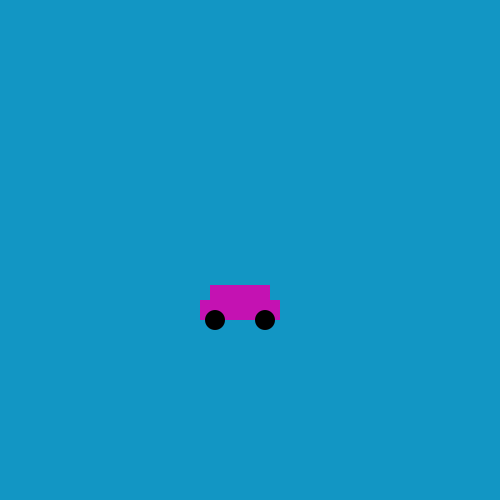
Frame 1 (no input)
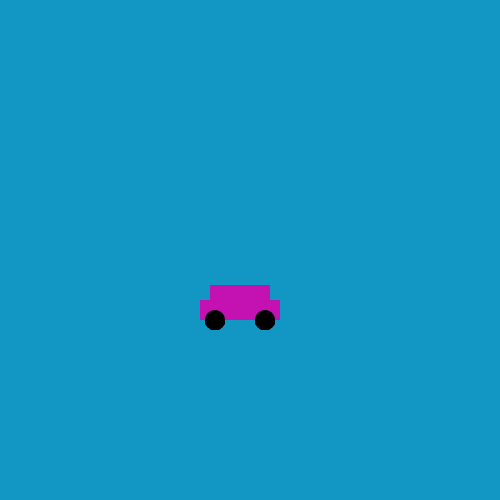
Frame 60 (the mouse pressed at the canvas centre just before this capture)
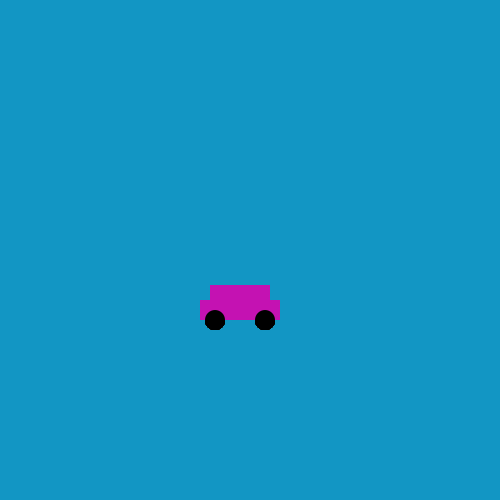
Frame 120 (the mouse held since frame 60 and released just before this capture)

The Processing sketch that drew these frames (run headless with seeded random() and noise(); from frame 60 on, the mouse is pressed at the canvas centre):

// Processing sketch: car
// ── car.pde
void setup(){
size (500,500);
background (18,150,196);
  
  
  
}

int x= 200;

void draw(){
  noStroke();
  fill(196,18,178);
  
  rect (x+10, 285,60,15);
  rect(x, 300, 80,20);
  
  fill(0,0,0);
  ellipse (x+15, 320, 20,20);
  ellipse (x+65, 320, 20,20);
  
  
}
